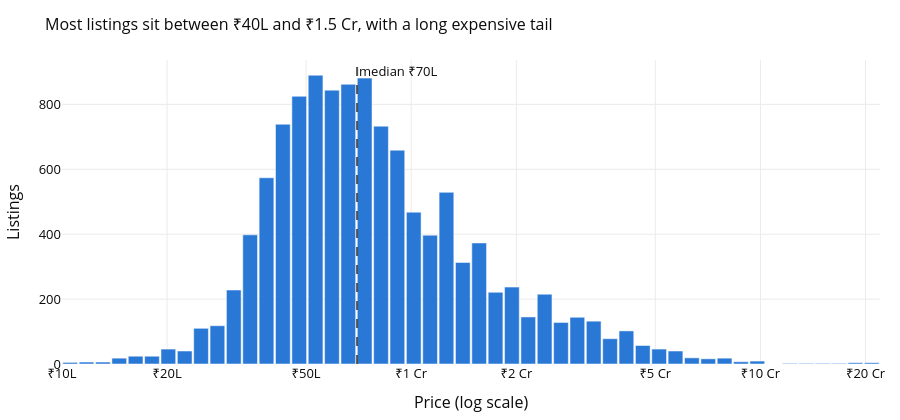

Notebook source saved alongside this figure:
### Markdown cell above
## 1. Price distribution

Prices are heavily right-skewed. On a log scale they look roughly bell-shaped, which is why the model will be trained on `log(price)`.

### Code cell
# Bin log10(price) ourselves so the bars are evenly spaced on a log scale
counts, edges = np.histogram(np.log10(df.price_lakhs), bins=50)
lo, hi = 10 ** edges[:-1], 10 ** edges[1:]
fig = go.Figure(go.Bar(
    x=(edges[:-1] + edges[1:]) / 2, y=counts, width=np.diff(edges) * 0.9, marker_color=BLUE,
    customdata=np.c_[lo, hi], hovertemplate='₹%{customdata[0]:.0f}L to ₹%{customdata[1]:.0f}L<br>%{y} listings<extra></extra>'))
fig.update_xaxes(tickvals=np.log10(PRICE_TICKS), ticktext=PRICE_TEXT, title='Price (log scale)')
med = df.price_lakhs.median()
fig.add_vline(np.log10(med), line_dash='dash', line_color='#52514e', annotation_text=f'median {fmt_price(med)}')
fig.update_layout(title='Most listings sit between ₹40L and ₹1.5 Cr, with a long expensive tail')
style(fig, yaxis_title='Listings').show()
print('skew raw:', round(df.price_lakhs.skew(), 2), '| skew log:', round(np.log(df.price_lakhs).skew(), 2))

### Figure 1 — Plotly figure (JSON) as saved in the notebook; plotly's stock layout.template omitted (floating-point values rounded to 4 significant figures)
{"data": [{"customdata": [[10.0, 11.14], [11.14, 12.41], [12.41, 13.82], [13.82, 15.4], [15.4, 17.15], [17.15, 19.1], [19.1, 21.28], [21.28, 23.7], [23.7, 26.4], [26.4, 29.41], [29.41, 32.76], [32.76, 36.49], [36.49, 40.65], [40.65, 45.28], [45.28, 50.43], [50.43, 56.18], [56.18, 62.58], [62.58, 69.71], [69.71, 77.65], [77.65, 86.49], [86.49, 96.34], [96.34, 107.3], [107.3, 119.5], [119.5, 133.2], [133.2, 148.3], [148.3, 165.2], [165.2, 184.0], [184.0, 205.0], [205.0, 228.4], [228.4, 254.4], [254.4, 283.3], [283.3, 315.6], [315.6, 351.6], [351.6, 391.6], [391.6, 436.2], [436.2, 485.9], [485.9, 541.2], [541.2, 602.9], [602.9, 671.6], [671.6, 748.1], [748.1, 833.3], [833.3, 928.2], [928.2, 1034.0], [1034.0, 1152.0], [1152.0, 1283.0], [1283.0, 1429.0], [1429.0, 1592.0], [1592.0, 1773.0], [1773.0, 1975.0], [1975.0, 2200.0]], "hovertemplate": "₹%{customdata[0]:.0f}L to ₹%{customdata[1]:.0f}L<br>%{y} listings<extra></extra>", "marker": {"color": "#2a78d6"}, "type": "bar", "width": [0.04216, 0.04216, 0.04216, 0.04216, 0.04216, 0.04216, 0.04216, 0.04216, 0.04216, 0.04216, 0.04216, 0.04216, 0.04216, 0.04216, 0.04216, 0.04216, 0.04216, 0.04216, 0.04216, 0.04216, 0.04216, 0.04216, 0.04216, 0.04216, 0.04216, 0.04216, 0.04216, 0.04216, 0.04216, 0.04216, 0.04216, 0.04216, 0.04216, 0.04216, 0.04216, 0.04216, 0.04216, 0.04216, 0.04216, 0.04216, 0.04216, 0.04216, 0.04216, 0.04216, 0.04216, 0.04216, 0.04216, 0.04216, 0.04216, 0.04216], "x": [1.023, 1.07, 1.117, 1.164, 1.211, 1.258, 1.305, 1.351, 1.398, 1.445, 1.492, 1.539, 1.586, 1.632, 1.679, 1.726, 1.773, 1.82, 1.867, 1.914, 1.96, 2.007, 2.054, 2.101, 2.148, 2.195, 2.241, 2.288, 2.335, 2.382, 2.429, 2.476, 2.523, 2.569, 2.616, 2.663, 2.71, 2.757, 2.804, 2.851, 2.897, 2.944, 2.991, 3.038, 3.085, 3.132, 3.178, 3.225, 3.272, 3.319], "y": [5, 6, 6, 18, 24, 24, 46, 40, 110, 118, 228, 398, 574, 739, 825, 890, 844, 862, 881, 733, 659, 468, 397, 529, 313, 373, 221, 237, 145, 215, 128, 144, 132, 78, 102, 57, 46, 40, 19, 16, 18, 7, 9, 0, 2, 2, 2, 2, 4, 4]}], "layout": {"annotations": [{"showarrow": false, "text": "median ₹70L", "x": 1.845, "xanchor": "left", "xref": "x", "y": 1, "yanchor": "top", "yref": "y domain"}], "font": {"color": "#0b0b0b", "size": 13}, "height": 420, "margin": {"b": 50, "l": 60, "r": 20, "t": 60}, "shapes": [{"line": {"color": "#52514e", "dash": "dash"}, "type": "line", "x0": 1.845, "x1": 1.845, "xref": "x", "y0": 0, "y1": 1, "yref": "y domain"}], "title": {"font": {"size": 16}, "text": "Most listings sit between ₹40L and ₹1.5 Cr, with a long expensive tail"}, "xaxis": {"gridcolor": "#ecebe8", "ticktext": ["₹10L", "₹20L", "₹50L", "₹1 Cr", "₹2 Cr", "₹5 Cr", "₹10 Cr", "₹20 Cr"], "tickvals": [1.0, 1.301, 1.699, 2.0, 2.301, 2.699, 3.0, 3.301], "title": {"text": "Price (log scale)"}, "zeroline": false}, "yaxis": {"gridcolor": "#ecebe8", "title": {"text": "Listings"}, "zeroline": false}}}
